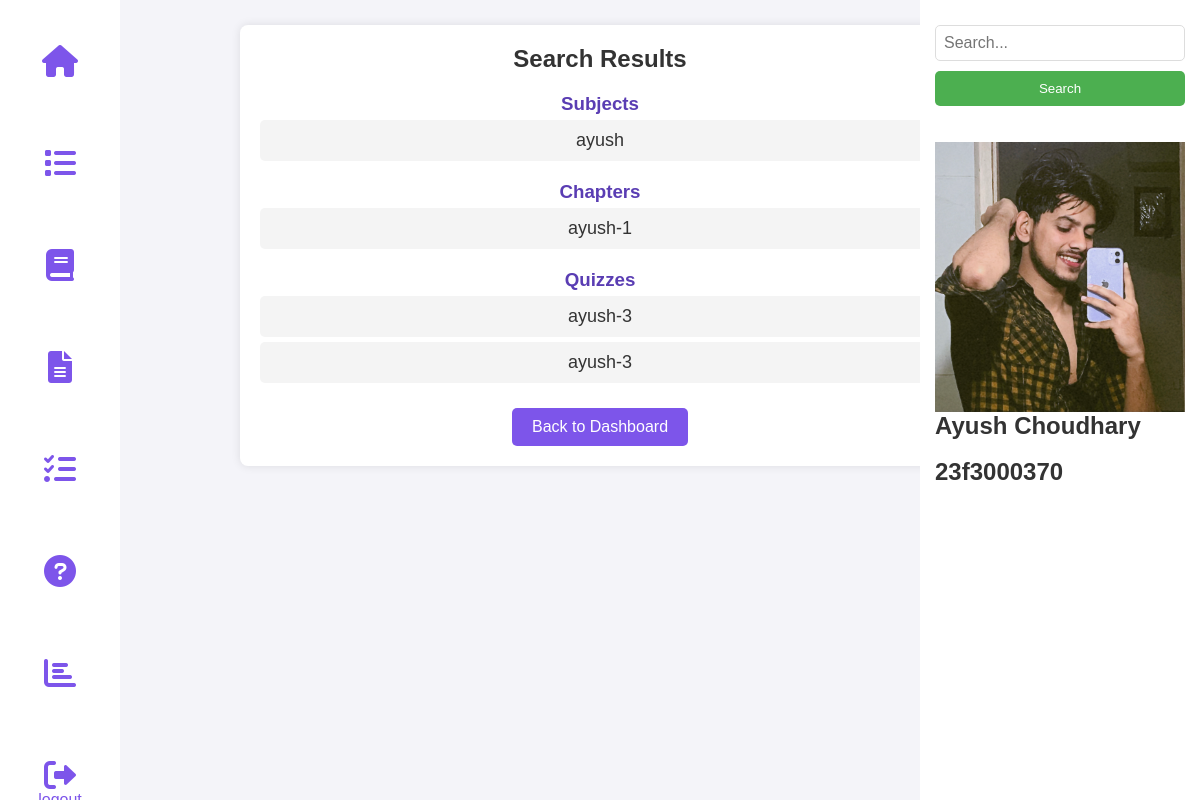
Page /search_admin (signed in) on the earlier database version.
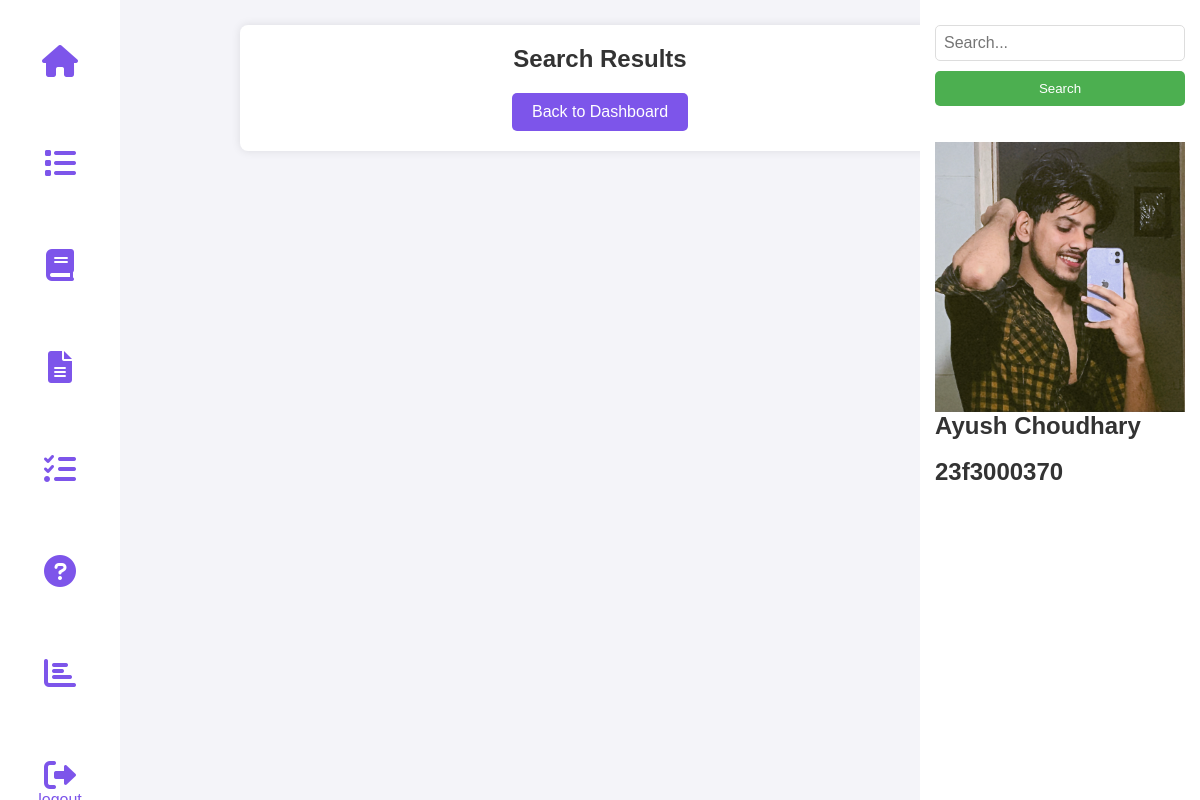
Same page on the later database version.
### tables this page shows
CREATE TABLE SUBJECTS(
    id INTEGER PRIMARY KEY AUTOINCREMENT,
    subject_name TEXT NOT NULL
    );

CREATE TABLE CHAPTERS(
    id INTEGER PRIMARY KEY AUTOINCREMENT,
    chapter_name TEXT NOT NULL,
    subject_id INTEGER NOT NULL,
    no_of_question INTEGER NOT NULL,
    FOREIGN KEY(subject_id) REFERENCES SUBJECTS(id) on DELETE CASCADE ON UPDATE CASCADE
    );

CREATE TABLE QUIZES(
    id INTEGER PRIMARY KEY AUTOINCREMENT,
    quiz_name TEXT NOT NULL,
    chapter_id INTEGER NOT NULL,
    date TEXT NOT NULL,
    duration INTEGER NOT NULL,
    FOREIGN KEY(chapter_id) REFERENCES CHAPTERS(id) on DELETE CASCADE ON UPDATE CASCADE
    );

### controllers/admin.py (the view)
@admin_bp.route('/search_admin', methods=['GET'])
def search_admin():
    if 'admin' not in session:
        return redirect(url_for('auth.admin_login'))
    query = request.args.get('query', '')
    conn = get_db_connection()
    cursor = conn.cursor()
    cursor.execute("SELECT * FROM SUBJECTS WHERE subject_name LIKE ?", ('%' + query + '%',))
    subjects = cursor.fetchall()
    cursor.execute("SELECT * FROM CHAPTERS WHERE chapter_name LIKE ?", ('%' + query + '%',))
    chapters = cursor.fetchall()
    cursor.execute("SELECT * FROM QUIZES WHERE quiz_name LIKE ?", ('%' + query + '%',))
    quizzes = cursor.fetchall()
    cursor.execute("SELECT * FROM QUESTIONS WHERE question_title LIKE ?", ('%' + query + '%',))
    questions = cursor.fetchall()
    conn.close()
    return render_template('admin/admin_search_results.html', subjects=subjects, chapters=chapters, quizzes=quizzes, questions=questions)

### models/setup_db.py (called while the page is built)
def get_db_connection():
    try:
        conn = sqlite3.connect(DB_PATH)
        conn.execute("PRAGMA foreign_keys = ON;")
        return conn
    except sqlite3.Error as e:
        print(f"❌ Database connection failed: {e}")
        return None

### templates/admin/admin_search_results.html (shortened to what this page needs)
<!DOCTYPE html>
<html lang="en">
<head>
  <link rel="stylesheet" href="https://cdnjs.cloudflare.com/ajax/libs/font-awesome/6.0.0/css/all.min.css">
  <link rel="stylesheet" href="{{ url_for('static', filename='admin.css') }}">
</head>
<body>
  <nav class="nav">
    <div class="nav-left">
      <a href="{{ url_for('admin.admin_dashboard') }}"><button class="nav-button"><i class="fas fa-home fa-2x"></i></button></a>
      <a href="{{ url_for('admin.view_quiz') }}"><button class="nav-button"><i class="fas fa-list fa-2x"></i></button></a>
      <a href="{{ url_for('admin.add_subject') }}"><button class="nav-button"><i class="fas fa-book fa-2x"></i></button></a>
      <a href="{{ url_for('admin.add_chapter') }}"><button class="nav-button"><i class="fas fa-file-alt fa-2x"></i></button></a>
      <a href="{{ url_for('admin.add_quiz') }}"><button class="nav-button"><i class="fas fa-tasks fa-2x"></i></button></a>
      <a href="{{ url_for('admin.add_question') }}"><button class="nav-button"><i class="fas fa-question-circle fa-2x"></i></button></a>
      <a href="{{ url_for('admin.admin_summary') }}"><button class="nav-button"><i class="fas fa-chart-bar fa-2x"></i></button></a>
      <a href="{{ url_for('auth.logout') }}"><button class="nav-button"><i class="fas fa-sign-out-alt fa-2x"></i>logout</button></a>
    </div>
  </nav>
  <nav class="nav2">
    <div class="nav-right">
      <form method="GET" action="{{ url_for('admin.search_admin') }}">
        <input type="text" name="query" class="search-bar" placeholder="Search...">
        <button type="submit" class="search-button">Search</button>
      </form>
      <br><br>
      <img src="{{ url_for('static', filename='ayush.jpeg') }}" alt="Admin Profile" class="profile">
      <h1>Ayush Choudhary</h1>
      <br>
      <h2>23f3000370</h2>
    </div>
  </nav>
  <div class="container3">
    <h2>Search Results</h2>
    {% if subjects %}
      <h3>Subjects</h3>
      <ul class="search-list">
        {% for subject in subjects %}
          <li>{{ subject[1] }}</li>
        {% endfor %}
      </ul>
    {% endif %}
    {% if chapters %}
      <h3>Chapters</h3>
      <ul class="search-list">
        {% for chapter in chapters %}
          <li>{{ chapter[1] }}</li>
        {% endfor %}
      </ul>
    {% endif %}
    {% if quizzes %}
      <h3>Quizzes</h3>
      <ul class="search-list">
        {% for quiz in quizzes %}
          <li>{{ quiz[1] }}</li>
        {% endfor %}
      </ul>
    {% endif %}
    <a href="{{ url_for('admin.admin_dashboard') }}"><button class="back-button">Back to Dashboard</button></a>
  </div>
</body>
</html>

### static/admin.css (style rules this page uses)
* { margin: 0; padding: 0; box-sizing: border-box; }
body { font-family: Arial, sans-serif; background-color: #f4f4f9; color: #333; padding: 0; margin: 0; }
.nav2 { width: 280px; position: fixed; right: 0; top: 0; height: 100vh; background-color: white; display: flex; flex-direction: column; align-items: flex-start; padding: 15px; }
.nav { width: 120px; position: fixed; left: 0; top: 0; height: 100vh; background-color: white; display: flex; flex-direction: column; align-items: flex-start; padding: 15px; }
.nav-left { display: flex; flex-direction: column; width: 100%; }
.nav-right { display: flex; flex-direction: column; width: 100%; }
.nav-button { background-color: white; border: none; color:#7d55ea; text-align: center; padding: 10px; width: 100%; font-size: 16px; cursor: pointer; margin-top: 20px; margin-bottom: 30px; }
.search-bar { width: 100%; padding: 8px; font-size: 16px; border: 1px solid #ddd; border-radius: 5px; margin: 10px 0; }
.search-button { width: 100%; padding: 10px; background-color: #4CAF50; color: white; border: none; border-radius: 5px; cursor: pointer; text-align: center; }
.container3 { width: 60%; margin: 25px auto; padding: 20px; background: #fff; border-radius: 8px; box-shadow: 0px 0px 10px rgba(0, 0, 0, 0.1); text-align: center; }
.back-button { background-color: #7d55ea; color: white; border: none; padding: 10px 20px; margin-top: 20px; font-size: 16px; border-radius: 5px; cursor: pointer; }

Differences in the rows shown:
removed SUBJECTS: subject_name "ayush"
removed CHAPTERS: chapter_name "ayush-1"
removed QUIZES: quiz_name "ayush-3"
removed QUIZES: quiz_name "ayush-3"
Other differences:
text no longer shown: "Subjects Chapters Quizzes"
